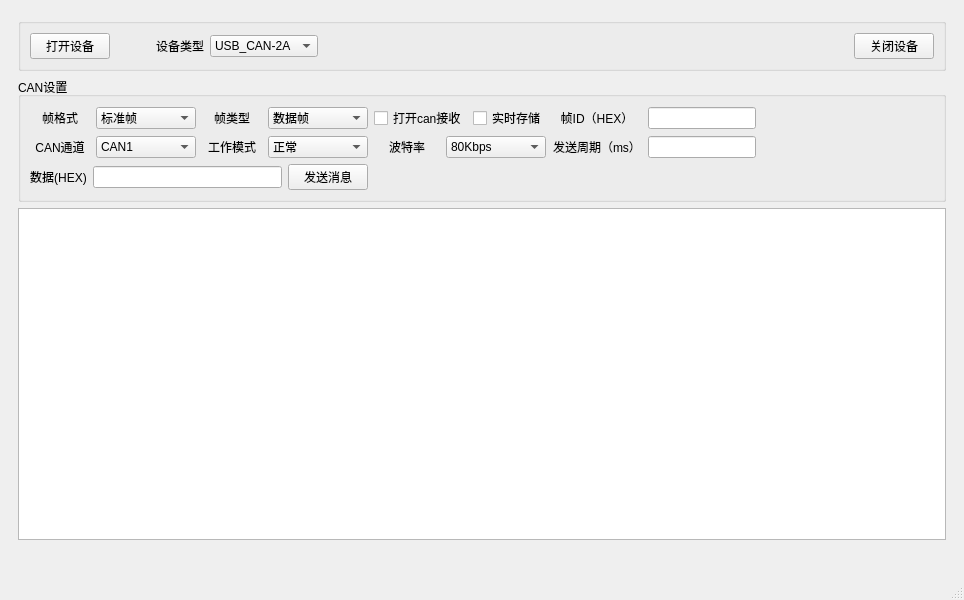
<?xml version="1.0" encoding="UTF-8"?>
<ui version="4.0">
 <class>MainWindow</class>
 <widget class="QMainWindow" name="MainWindow">
  <property name="geometry">
   <rect>
    <x>0</x>
    <y>0</y>
    <width>964</width>
    <height>600</height>
   </rect>
  </property>
  <property name="windowTitle">
   <string>MainWindow</string>
  </property>
  <widget class="QWidget" name="centralwidget">
   <layout class="QGridLayout" name="gridLayout_4">
    <item row="0" column="0">
     <widget class="QWidget" name="widget" native="true">
      <layout class="QGridLayout" name="gridLayout_3">
       <item row="0" column="0">
        <widget class="QGroupBox" name="groupBox">
         <property name="title">
          <string/>
         </property>
         <layout class="QGridLayout" name="gridLayout">
          <item row="0" column="0">
           <widget class="QPushButton" name="pushButton_open">
            <property name="text">
             <string>打开设备</string>
            </property>
           </widget>
          </item>
          <item row="0" column="3">
           <widget class="QPushButton" name="pushButton_close">
            <property name="text">
             <string>关闭设备</string>
            </property>
           </widget>
          </item>
          <item row="0" column="2">
           <layout class="QHBoxLayout" name="horizontalLayout">
            <item>
             <widget class="QLabel" name="label_">
              <property name="layoutDirection">
               <enum>Qt::LeftToRight</enum>
              </property>
              <property name="text">
               <string>设备类型</string>
              </property>
              <property name="alignment">
               <set>Qt::AlignCenter</set>
              </property>
             </widget>
            </item>
            <item>
             <widget class="QComboBox" name="comboBox_devtype">
              <item>
               <property name="text">
                <string>USB_CAN-2A</string>
               </property>
              </item>
              <item>
               <property name="text">
                <string>USB_CAN-2C</string>
               </property>
              </item>
              <item>
               <property name="text">
                <string>CANalyst-II</string>
               </property>
              </item>
             </widget>
            </item>
            <item>
             <spacer name="horizontalSpacer_4">
              <property name="orientation">
               <enum>Qt::Horizontal</enum>
              </property>
              <property name="sizeHint" stdset="0">
               <size>
                <width>40</width>
                <height>20</height>
               </size>
              </property>
             </spacer>
            </item>
           </layout>
          </item>
          <item row="0" column="1">
           <spacer name="horizontalSpacer_3">
            <property name="orientation">
             <enum>Qt::Horizontal</enum>
            </property>
            <property name="sizeType">
             <enum>QSizePolicy::Fixed</enum>
            </property>
            <property name="sizeHint" stdset="0">
             <size>
              <width>40</width>
              <height>20</height>
             </size>
            </property>
           </spacer>
          </item>
         </layout>
        </widget>
       </item>
       <item row="1" column="0">
        <widget class="QGroupBox" name="groupBox_2">
         <property name="title">
          <string>CAN设置</string>
         </property>
         <layout class="QGridLayout" name="gridLayout_2">
          <item row="0" column="0">
           <layout class="QHBoxLayout" name="horizontalLayout_2">
            <item>
             <widget class="QLabel" name="label_2">
              <property name="minimumSize">
               <size>
                <width>60</width>
                <height>0</height>
               </size>
              </property>
              <property name="text">
               <string>帧格式</string>
              </property>
              <property name="alignment">
               <set>Qt::AlignCenter</set>
              </property>
             </widget>
            </item>
            <item>
             <widget class="QComboBox" name="comboBox_format">
              <property name="minimumSize">
               <size>
                <width>100</width>
                <height>0</height>
               </size>
              </property>
              <item>
               <property name="text">
                <string>标准帧</string>
               </property>
              </item>
              <item>
               <property name="text">
                <string>扩展帧</string>
               </property>
              </item>
             </widget>
            </item>
           </layout>
          </item>
          <item row="0" column="1">
           <layout class="QHBoxLayout" name="horizontalLayout_3">
            <item>
             <widget class="QLabel" name="label_4">
              <property name="minimumSize">
               <size>
                <width>60</width>
                <height>0</height>
               </size>
              </property>
              <property name="text">
               <string>帧类型</string>
              </property>
              <property name="alignment">
               <set>Qt::AlignCenter</set>
              </property>
             </widget>
            </item>
            <item>
             <widget class="QComboBox" name="comboBox_frame_type">
              <property name="minimumSize">
               <size>
                <width>100</width>
                <height>0</height>
               </size>
              </property>
              <item>
               <property name="text">
                <string>数据帧</string>
               </property>
              </item>
              <item>
               <property name="text">
                <string>远程帧</string>
               </property>
              </item>
             </widget>
            </item>
           </layout>
          </item>
          <item row="0" column="2">
           <widget class="QCheckBox" name="checkBox_canrecv">
            <property name="text">
             <string>打开can接收</string>
            </property>
           </widget>
          </item>
          <item row="0" column="3">
           <widget class="QCheckBox" name="checkBox_cansave">
            <property name="text">
             <string>实时存储</string>
            </property>
           </widget>
          </item>
          <item row="0" column="4">
           <layout class="QHBoxLayout" name="horizontalLayout_4">
            <item>
             <widget class="QLabel" name="label_5">
              <property name="minimumSize">
               <size>
                <width>90</width>
                <height>0</height>
               </size>
              </property>
              <property name="text">
               <string>帧ID（HEX）</string>
              </property>
              <property name="alignment">
               <set>Qt::AlignCenter</set>
              </property>
             </widget>
            </item>
            <item>
             <widget class="QLineEdit" name="lineEdit_frame_id"/>
            </item>
           </layout>
          </item>
          <item row="0" column="5">
           <spacer name="horizontalSpacer_5">
            <property name="orientation">
             <enum>Qt::Horizontal</enum>
            </property>
            <property name="sizeHint" stdset="0">
             <size>
              <width>146</width>
              <height>20</height>
             </size>
            </property>
           </spacer>
          </item>
          <item row="1" column="0">
           <layout class="QHBoxLayout" name="horizontalLayout_5">
            <item>
             <widget class="QLabel" name="label_3">
              <property name="minimumSize">
               <size>
                <width>60</width>
                <height>0</height>
               </size>
              </property>
              <property name="text">
               <string>CAN通道</string>
              </property>
              <property name="alignment">
               <set>Qt::AlignCenter</set>
              </property>
             </widget>
            </item>
            <item>
             <widget class="QComboBox" name="comboBox_Channel">
              <property name="minimumSize">
               <size>
                <width>100</width>
                <height>0</height>
               </size>
              </property>
              <item>
               <property name="text">
                <string>CAN1</string>
               </property>
              </item>
              <item>
               <property name="text">
                <string>CAN2</string>
               </property>
              </item>
             </widget>
            </item>
           </layout>
          </item>
          <item row="1" column="1">
           <layout class="QHBoxLayout" name="horizontalLayout_7">
            <item>
             <widget class="QLabel" name="label_8">
              <property name="minimumSize">
               <size>
                <width>60</width>
                <height>0</height>
               </size>
              </property>
              <property name="text">
               <string>工作模式</string>
              </property>
              <property name="alignment">
               <set>Qt::AlignCenter</set>
              </property>
             </widget>
            </item>
            <item>
             <widget class="QComboBox" name="comboBox_work_mode">
              <property name="minimumSize">
               <size>
                <width>100</width>
                <height>0</height>
               </size>
              </property>
              <item>
               <property name="text">
                <string>正常</string>
               </property>
              </item>
              <item>
               <property name="text">
                <string>自发自收</string>
               </property>
              </item>
              <item>
               <property name="text">
                <string>只听</string>
               </property>
              </item>
             </widget>
            </item>
           </layout>
          </item>
          <item row="1" column="2" colspan="2">
           <layout class="QHBoxLayout" name="horizontalLayout_8">
            <item>
             <widget class="QLabel" name="label_9">
              <property name="minimumSize">
               <size>
                <width>60</width>
                <height>0</height>
               </size>
              </property>
              <property name="text">
               <string>波特率</string>
              </property>
              <property name="alignment">
               <set>Qt::AlignCenter</set>
              </property>
             </widget>
            </item>
            <item>
             <widget class="QComboBox" name="comboBox_baudrate">
              <property name="minimumSize">
               <size>
                <width>100</width>
                <height>0</height>
               </size>
              </property>
              <item>
               <property name="text">
                <string>80Kbps</string>
               </property>
              </item>
              <item>
               <property name="text">
                <string>100Kbps</string>
               </property>
              </item>
              <item>
               <property name="text">
                <string>125Kbps</string>
               </property>
              </item>
              <item>
               <property name="text">
                <string>200Kbps</string>
               </property>
              </item>
              <item>
               <property name="text">
                <string>250Kbps</string>
               </property>
              </item>
              <item>
               <property name="text">
                <string>400Kbps</string>
               </property>
              </item>
              <item>
               <property name="text">
                <string>500Kbps</string>
               </property>
              </item>
              <item>
               <property name="text">
                <string>666Kbps</string>
               </property>
              </item>
              <item>
               <property name="text">
                <string>800Kbps</string>
               </property>
              </item>
              <item>
               <property name="text">
                <string>1000Kbps</string>
               </property>
              </item>
             </widget>
            </item>
           </layout>
          </item>
          <item row="1" column="4">
           <layout class="QHBoxLayout" name="horizontalLayout_10">
            <item>
             <widget class="QLabel" name="label_10">
              <property name="minimumSize">
               <size>
                <width>90</width>
                <height>0</height>
               </size>
              </property>
              <property name="text">
               <string>发送周期（ms）</string>
              </property>
              <property name="alignment">
               <set>Qt::AlignCenter</set>
              </property>
             </widget>
            </item>
            <item>
             <widget class="QLineEdit" name="lineEdit_Period"/>
            </item>
           </layout>
          </item>
          <item row="1" column="5">
           <spacer name="horizontalSpacer_6">
            <property name="orientation">
             <enum>Qt::Horizontal</enum>
            </property>
            <property name="sizeHint" stdset="0">
             <size>
              <width>146</width>
              <height>20</height>
             </size>
            </property>
           </spacer>
          </item>
          <item row="2" column="0" colspan="2">
           <layout class="QHBoxLayout" name="horizontalLayout_9">
            <item>
             <layout class="QHBoxLayout" name="horizontalLayout_6">
              <item>
               <widget class="QLabel" name="label_6">
                <property name="text">
                 <string>数据(HEX)</string>
                </property>
                <property name="alignment">
                 <set>Qt::AlignCenter</set>
                </property>
               </widget>
              </item>
              <item>
               <widget class="QLineEdit" name="lineEdit_frame_date"/>
              </item>
             </layout>
            </item>
            <item>
             <widget class="QPushButton" name="pushButton_send">
              <property name="text">
               <string>发送消息</string>
              </property>
             </widget>
            </item>
           </layout>
          </item>
         </layout>
        </widget>
       </item>
       <item row="2" column="0">
        <widget class="QTableWidget" name="tableWidget_data"/>
       </item>
      </layout>
     </widget>
    </item>
    <item row="1" column="0">
     <widget class="QLabel" name="label_status">
      <property name="text">
       <string/>
      </property>
     </widget>
    </item>
   </layout>
  </widget>
  <widget class="QMenuBar" name="menubar">
   <property name="geometry">
    <rect>
     <x>0</x>
     <y>0</y>
     <width>964</width>
     <height>23</height>
    </rect>
   </property>
  </widget>
  <widget class="QStatusBar" name="statusbar"/>
 </widget>
 <resources/>
 <connections/>
</ui>
